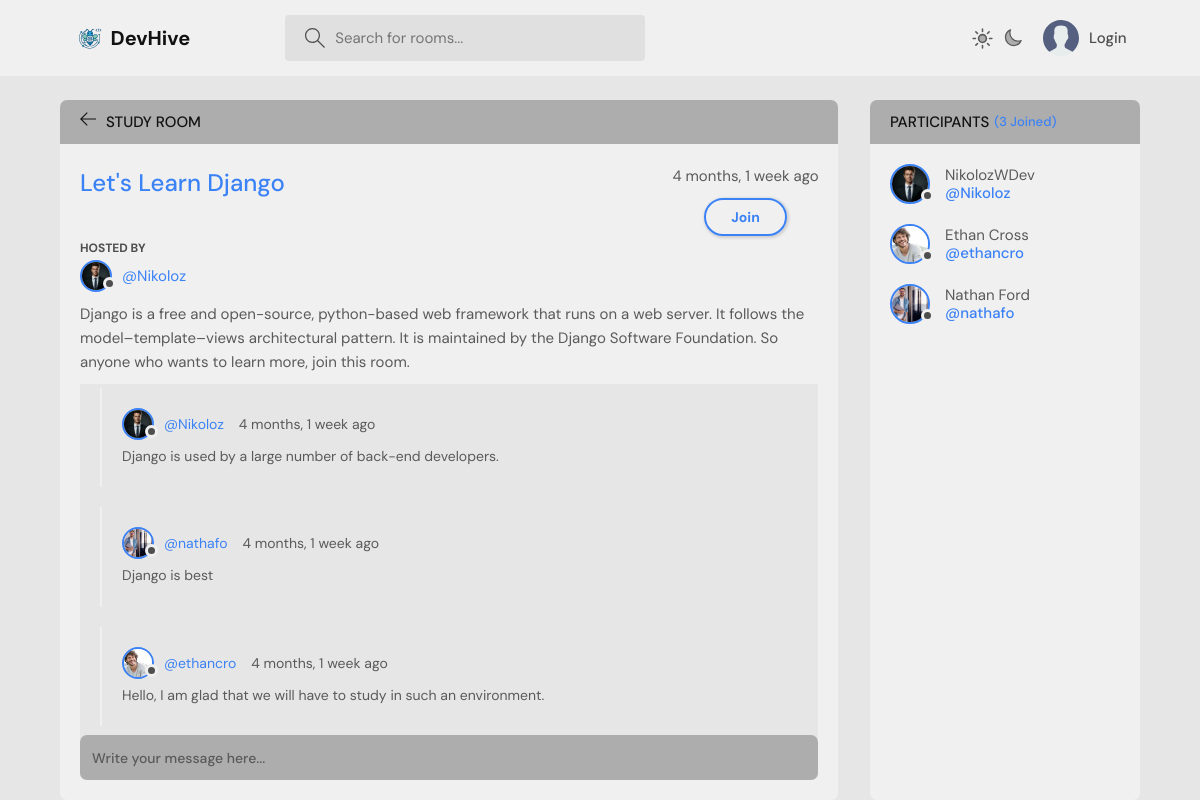
Page /room/lets-learn-django/ on the committed database.
### base/models.py (models this page shows, shortened)
class Room(models.Model):
    host = models.ForeignKey(User, on_delete=models.SET_NULL, null=True)
    topic = models.ForeignKey(Topic, on_delete=models.SET_NULL, null=True)
    name = models.CharField(max_length=60)
    slug = models.SlugField(unique=True, blank=True, null=True)
    description = models.TextField(null=True, blank=True)
    participants = models.ManyToManyField(User, related_name='participants', blank=True)
    created = models.DateTimeField(auto_now_add=True)
    updated = models.DateTimeField(auto_now=True)
    class Meta:
        ordering = ['-updated', '-created']

class User(AbstractUser):
    name = models.CharField(max_length=30, null=True)
    email = models.EmailField(unique=True, null=True)
    bio = models.TextField(null=True)
    avatar = models.ImageField(null=True, default='avatar.svg')
    followers = models.ManyToManyField(
        'self',
        symmetrical=False,
        related_name='following',
        blank=True,
        )
    USERNAME_FIELD = 'email'
    REQUIRED_FIELDS = []

class Message(models.Model):
    user = models.ForeignKey(User, on_delete=models.CASCADE)
    room = models.ForeignKey(Room, on_delete=models.CASCADE)
    body = models.TextField()
    created = models.DateTimeField(auto_now_add=True)
    updated = models.DateTimeField(auto_now=True)
    class Meta:
        ordering = ['-created']

### base/views.py (the view, shortened to what this page needs)
# urls.py: path('room/<slug:slug>/', room, name='room'),
def room(request, slug):
    room = Room.objects.get(slug=slug)
    room_messages = room.message_set.all()
    participants = room.participants.all()
    context = {'room': room, 'room_messages': room_messages, 'participants': participants}
    return render(request, 'room.html', context)

### base/models.py (called while the page is built)
    def __str__(self):
        return self.name

### templates/room.html (shortened to what this page needs)
{% extends 'main.html' %}
{% block content %}
    <main class="profile-page layout layout--2">
      <div class="container">
        <div class="room">
          <div class="room__top">
            <div class="room__topLeft">
              <a href="{% url 'home' %}">
                <svg version="1.1" xmlns="http://www.w3.org/2000/svg" width="32" height="32" viewBox="0 0 32 32">
                  <title>arrow-left</title>
                  <path
                    d="M13.723 2.286l-13.723 13.714 13.719 13.714 1.616-1.611-10.96-10.96h27.625v-2.286h-27.625l10.965-10.965-1.616-1.607z"
                  ></path>
                </svg>
              </a>
              <h3>Study Room</h3>
            </div>
          </div>
          <div class="room__box scroll">
            <div class="room__header scroll">
              <div class="room__info">
                <h3>{{ room.name }}</h3>
                <div style="display: flex; flex-direction: column; justify-content: center; align-items: center; gap: 10px;">
                <span>{{ room.created|timesince }} ago</span>
                {% if request.user in room.participants.all %}
                <a href="{% url 'add-participant' room.id %}" class="btn btn--main btn--pill">Leave</a>
                {% else %}
                <a href="{% url 'add-participant' room.id %}" class="btn btn--main btn--pill">Join</a>
                {% endif %}
                </div>
              </div>
              <div class="room__hosted">
                <p>Hosted By</p>
                <a href="{% url 'user-profile' room.host.username %}" class="room__author">
                  <div class="avatar avatar--small">
                    <img src="{{ room.host.avatar.url }}" />
                  </div>
                  <span>@{{ room.host.username }}</span>
                </a>
              </div>
              <div class="room__details">
                {{ room.description }}
              </div>
            </div>
            <div class="room__conversation">
              <div class="threads scroll">
                {% for message in room_messages %}
                <div class="thread">
                  <div class="thread__top">
                    <div class="thread__author">
                      <a href="{% url 'user-profile' message.user.username %}" class="thread__authorInfo">
                        <div class="avatar avatar--small">
                          <img src="{{ message.user.avatar.url }}" />
                        </div>
                        <span>@{{ message.user.username }}</span>
                      </a>
                      <span class="thread__date">{{ message.created|timesince }} ago</span>
                    </div>
                  </div>
                  <div class="thread__details">
                    {{ message.body }}
                  </div>
                </div>
                {% endfor %}
              </div>
            </div>
          </div>
          <div class="room__message">
            <form method="POST" action="">
              <input name="body" placeholder="Write your message here..." />
            </form>
          </div>
        </div>
        <div class="participants">
          <h3 class="participants__top">Participants <span>({{ participants.count }} Joined)</span></h3>
          <div class="participants__list scroll">
            {% for user in participants %}
            <a href="{% url 'user-profile' user.username %}" class="participant">
              <div class="avatar avatar--medium">
                <img src="{{ user.avatar.url }}" />
              </div>
              <p>
                {{ user.name }}
                <span>@{{ user.username }}</span>
              </p>
            </a>
            {% endfor %}
          </div>
        </div>
      </div>
    </main>
{% endblock %}

### templates/main.html (shortened to what this page needs)
{% load static %}
<!DOCTYPE html>
<html lang="en" class="light-mode">
  <head>
    <link rel="stylesheet" href="{% static 'styles/style.css' %}" />
  </head>
  <body>
    {% include 'navbar.html' %}
    {% block content %}
    {% endblock %}
  </body>
</html>

### templates/navbar.html (shortened to what this page needs)
{% load static %}
    <header class="header header--loggedIn">
      <div class="container" style="display: flex; justify-content: center; align-items: center;">
        <a href="{% url 'home' %}" class="header__logo">
          <img src="{% static 'images/DevHive.png' %}" />
          <h1>DevHive</h1>
        </a>
        <form class="header__search" method="GET" action="{% url 'search' q='dummy' %}" onsubmit="event.preventDefault(); location.href = '/search/' + this.q.value;">
          <label>
            <input name="q" placeholder="Search for rooms..." />
          </label>
        </form>
        <div class="header__menu" style="display: flex; align-items: center; gap: 20px;">
  <div class="mode-toggle" style="display: flex; gap: 8px; align-items: center;">
  </div>
  {% if request.user.is_authenticated %}
    <div class="header__user">
      <a href="{% url 'user-profile' request.user.username %}">
        <div class="avatar avatar--medium active">
          <img src="{{ request.user.avatar.url }}" />
        </div>
        <p>{{ request.user.name }} <span>@{{ request.user.username }}</span></p>
      </a>
      <button class="dropdown-button">
                      <svg version="1.1" xmlns="http://www.w3.org/2000/svg" width="32" height="32" viewBox="0 0 32 32">
                <title>chevron-down</title>
                <path d="M16 21l-13-13h-3l16 16 16-16h-3l-13 13z"></path>
              </svg>
      </button>
    </div>
    <div class="dropdown-menu">
      <a href="{% url 'update-user' %}" class="dropdown-link">
              <svg version="1.1" xmlns="http://www.w3.org/2000/svg" width="32" height="32" viewBox="0 0 32 32">
                <title>tools</title>
                <path
                  d="M27.465 32c-1.211 0-2.35-0.471-3.207-1.328l-9.392-9.391c-2.369 0.898-4.898 0.951-7.355 0.15-3.274-1.074-5.869-3.67-6.943-6.942-0.879-2.682-0.734-5.45 0.419-8.004 0.135-0.299 0.408-0.512 0.731-0.572 0.32-0.051 0.654 0.045 0.887 0.277l5.394 5.395 3.586-3.586-5.394-5.395c-0.232-0.232-0.336-0.564-0.276-0.887s0.272-0.596 0.572-0.732c2.552-1.152 5.318-1.295 8.001-0.418 3.274 1.074 5.869 3.67 6.943 6.942 0.806 2.457 0.752 4.987-0.15 7.358l9.392 9.391c0.844 0.842 1.328 2.012 1.328 3.207-0 2.5-2.034 4.535-4.535 4.535zM15.101 19.102c0.26 0 0.516 0.102 0.707 0.293l9.864 9.863c0.479 0.479 1.116 0.742 1.793 0.742 1.398 0 2.535-1.137 2.535-2.535 0-0.668-0.27-1.322-0.742-1.793l-9.864-9.863c-0.294-0.295-0.376-0.74-0.204-1.119 0.943-2.090 1.061-4.357 0.341-6.555-0.863-2.631-3.034-4.801-5.665-5.666-1.713-0.561-3.468-0.609-5.145-0.164l4.986 4.988c0.391 0.391 0.391 1.023 0 1.414l-5 5c-0.188 0.188-0.441 0.293-0.707 0.293s-0.52-0.105-0.707-0.293l-4.987-4.988c-0.45 1.682-0.397 3.436 0.164 5.146 0.863 2.631 3.034 4.801 5.665 5.666 2.2 0.721 4.466 0.604 6.555-0.342 0.132-0.059 0.271-0.088 0.411-0.088z"
                ></path>
              </svg>Settings</a>
      <a href="{% url 'logout' %}" class="dropdown-link">
              <svg version="1.1" xmlns="http://www.w3.org/2000/svg" width="32" height="32" viewBox="0 0 32 32">
                <title>sign-out</title>
                <path
                  d="M3 0h22c0.553 0 1 0 1 0.553l-0 3.447h-2v-2h-20v28h20v-2h2l0 3.447c0 0.553-0.447 0.553-1 0.553h-22c-0.553 0-1-0.447-1-1v-30c0-0.553 0.447-1 1-1z"
                ></path>
                <path
                  d="M21.879 21.293l1.414 1.414 6.707-6.707-6.707-6.707-1.414 1.414 4.293 4.293h-14.172v2h14.172l-4.293 4.293z"
                ></path>
              </svg>Logout</a>
      <a href="{% url 'deleteacc' %}" class="dropdown-link">
              <svg xmlns="http://www.w3.org/2000/svg" fill="none" viewBox="0 0 24 24" stroke-width="1.5" stroke="currentColor" class="size-6">
  <path stroke-linecap="round" stroke-linejoin="round" d="m14.74 9-.346 9m-4.788 0L9.26 9m9.968-3.21c.342.052.682.107 1.022.166m-1.022-.165L18.16 19.673a2.25 2.25 0 0 1-2.244 2.077H8.084a2.25 2.25 0 0 1-2.244-2.077L4.772 5.79m14.456 0a48.108 48.108 0 0 0-3.478-.397m-12 .562c.34-.059.68-.114 1.022-.165m0 0a48.11 48.11 0 0 1 3.478-.397m7.5 0v-.916c0-1.18-.91-2.164-2.09-2.201a51.964 51.964 0 0 0-3.32 0c-1.18.037-2.09 1.022-2.09 2.201v.916m7.5 0a48.667 48.667 0 0 0-7.5 0" />
</svg>Delete</a>
    </div>
  {% else %}
    <div style="display: flex; align-items: center; gap: 25px;">
      <a href="{% url 'login-register' %}" style="display: flex; align-items: center; gap: 10px;">
        <img src="{% static 'images/avatar.svg' %}" alt="login icon" />
        <p>Login</p>
      </a>
    </div>
  {% endif %}
</div>
      </div>
    </header>

### rows in the picture
Room: name "Let's Learn Django", created "4 months, 1 week", host.avatar (picture), host.username "Nikoloz", description "Django is a free and open-source, python-based web framework that runs on a web server. It follows the model–template–views architectural pattern. It is maintained by the Django Software Foundation. So anyone who wants to learn more, join this room."
Message: user.avatar (picture), user.username "Nikoloz", created "4 months, 1 week", body "Django is used by a large number of back-end developers."
Message: user.avatar (picture), user.username "nathafo", created "4 months, 1 week", body "Django is best"
Message: user.avatar (picture), user.username "ethancro", created "4 months, 1 week", body "Hello, I am glad that we will have to study in such an environment."
User: avatar (picture), name "NikolozWDev", username "Nikoloz"
User: avatar (picture), name "Ethan Cross", username "ethancro"
User: avatar (picture), name "Nathan Ford", username "nathafo"

### other values in the picture
{{ participants.count }} "3"
